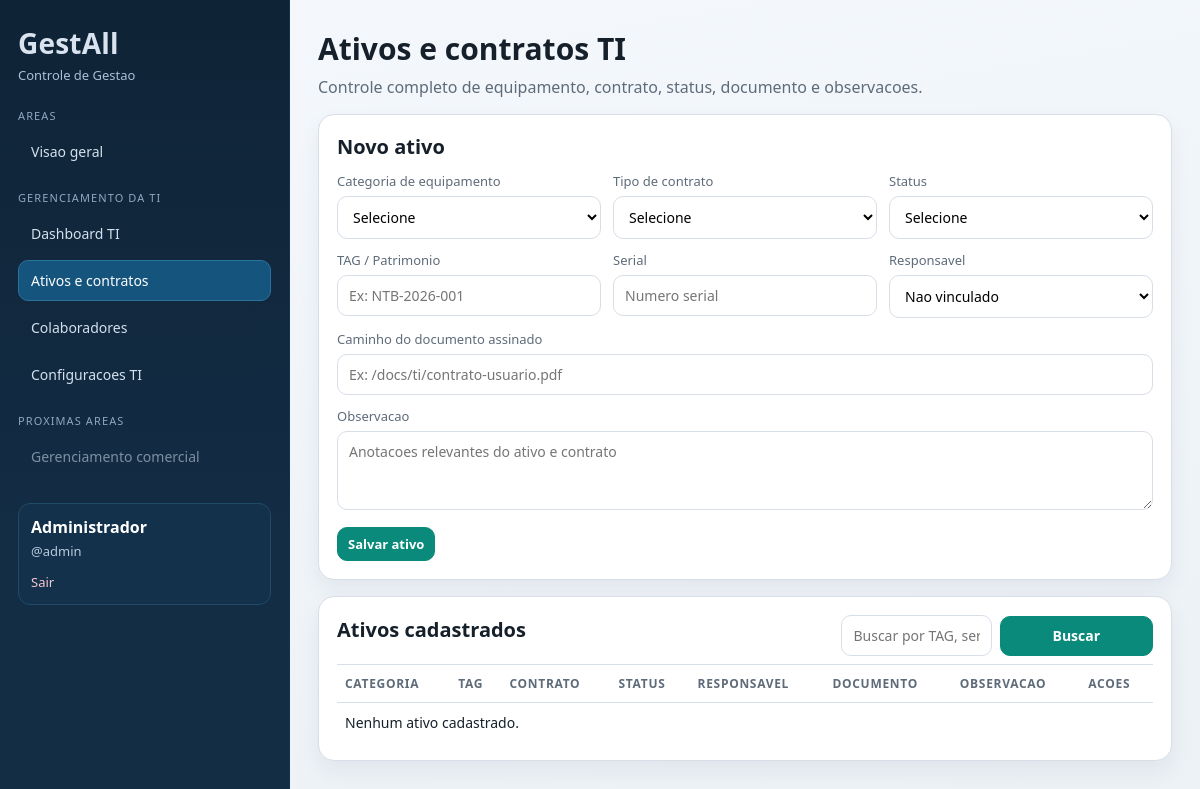
The app's page /index.php?r=ti.assets (signed in), older data.
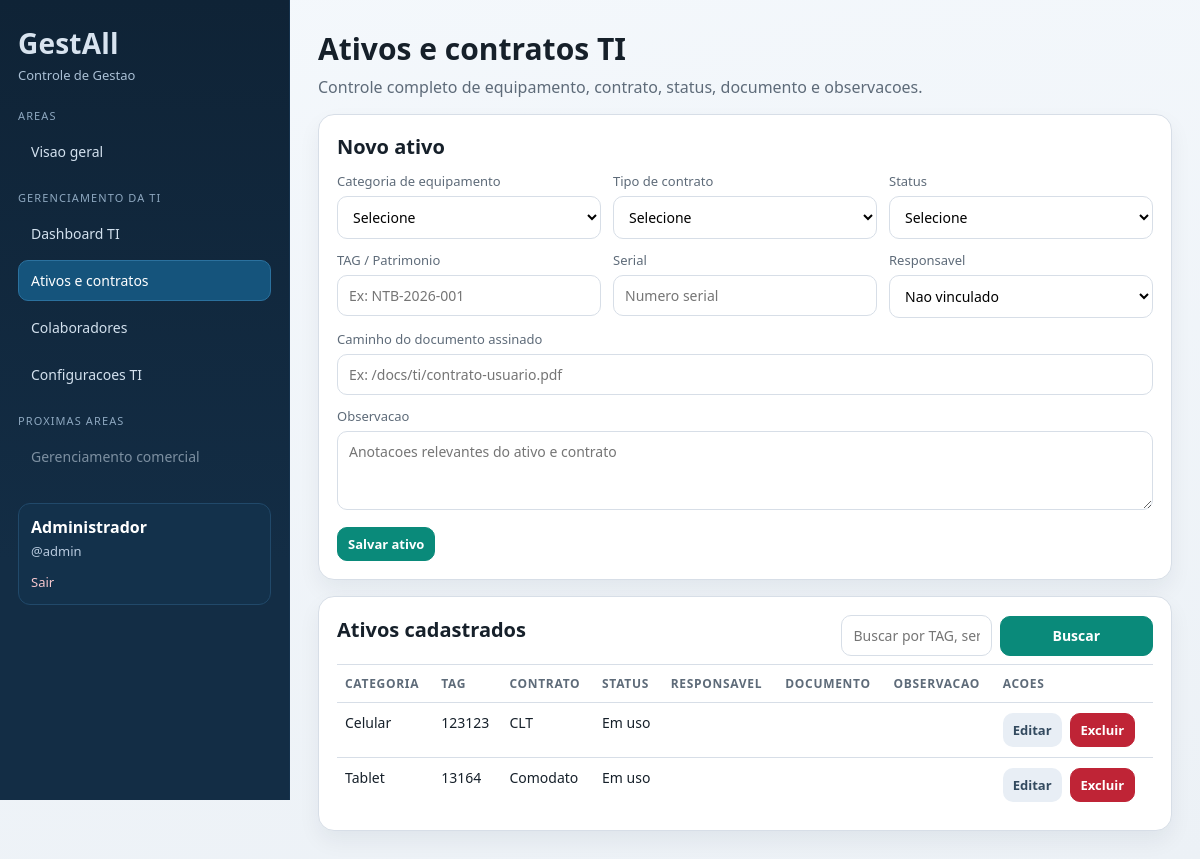
The same page, newer data.
### tables this page shows
CREATE TABLE assets (
                id INTEGER PRIMARY KEY AUTOINCREMENT,
                type TEXT NOT NULL,
                tag TEXT NOT NULL UNIQUE,
                serial_number TEXT,
                status TEXT NOT NULL,
                notes TEXT,
                document_path TEXT,
                staff_id INTEGER,
                created_at TEXT NOT NULL DEFAULT CURRENT_TIMESTAMP,
                updated_at TEXT, category_id INTEGER, contract_type_id INTEGER, status_id INTEGER, observation TEXT,
                FOREIGN KEY (staff_id) REFERENCES staff(id) ON DELETE SET NULL
            );

CREATE TABLE equipment_categories (
                id INTEGER PRIMARY KEY AUTOINCREMENT,
                name TEXT NOT NULL UNIQUE,
                created_at TEXT NOT NULL DEFAULT CURRENT_TIMESTAMP
            );

CREATE TABLE contract_types (
                id INTEGER PRIMARY KEY AUTOINCREMENT,
                name TEXT NOT NULL UNIQUE,
                created_at TEXT NOT NULL DEFAULT CURRENT_TIMESTAMP
            );

CREATE TABLE asset_statuses (
                id INTEGER PRIMARY KEY AUTOINCREMENT,
                name TEXT NOT NULL UNIQUE,
                sort_order INTEGER NOT NULL DEFAULT 100,
                created_at TEXT NOT NULL DEFAULT CURRENT_TIMESTAMP
            );

### app/Core/View.php (called while the page is built, shortened)
<?php
final class View
{
    public static function render(string $view, array $data = []): void
    {
        extract($data, EXTR_SKIP);
        $viewFile = __DIR__ . '/../Views/' . $view . '.php';
        require __DIR__ . '/../Views/partials/header.php';
        require $viewFile;
        require __DIR__ . '/../Views/partials/footer.php';
    }
}

### app/Controllers/AssetController.php (called while the page is built, shortened)
<?php
final class AssetController
{
    public function index(): void
    {
        $search = trim($_GET['q'] ?? '');
        $editId = (int) ($_GET['edit'] ?? 0);
        $editingAsset = $editId > 0 ? $this->assets->findById($editId) : null;
        View::render('assets/index', [
            'title' => 'Ativos e Contratos TI',
            'currentRoute' => 'ti.assets',
            'assets' => $this->assets->list($search),
            'staff' => $this->staff->all(),
            'categories' => $this->lookups->categories(),
            'contractTypes' => $this->lookups->contractTypes(),
            'statuses' => $this->lookups->statuses(),
            'search' => $search,
            'error' => $_GET['error'] ?? null,
            'success' => $_GET['ok'] ?? null,
            'editingAsset' => $editingAsset,
        ]);
    }
}

### app/Core/Auth.php (called while the page is built, shortened)
<?php
final class Auth
{
    public static function user(): ?array
    {
        return $_SESSION['user'] ?? null;
    }
}

### app/Repositories/AssetRepository.php (called while the page is built, shortened)
<?php
final class AssetRepository
{
    public function list(string $search = ''): array
    {
        $sql =
            'SELECT a.*, s.name AS staff_name,
                    c.name AS category_name,
                    ct.name AS contract_type_name,
                    st.name AS status_name
             FROM assets a
             LEFT JOIN staff s ON s.id = a.staff_id
             LEFT JOIN equipment_categories c ON c.id = a.category_id
             LEFT JOIN contract_types ct ON ct.id = a.contract_type_id
             LEFT JOIN asset_statuses st ON st.id = a.status_id';
        if ($search === '') {
            $stmt = $this->pdo->query($sql . ' ORDER BY a.created_at DESC');
            return $stmt->fetchAll();
        }
        $stmt = $this->pdo->prepare(
            $sql . ' WHERE a.tag LIKE :q
                      OR a.serial_number LIKE :q
                      OR COALESCE(c.name, a.type) LIKE :q
                      OR COALESCE(st.name, a.status) LIKE :q
                      OR COALESCE(ct.name, \'\') LIKE :q
                      OR COALESCE(s.name, \'\') LIKE :q
                      ORDER BY a.created_at DESC'
        );
        $stmt->execute([':q' => '%' . $search . '%']);
        return $stmt->fetchAll();
    }
}

### app/Views/assets/index.php (the view, shortened to what this page needs)
<section class="page-head">
    <h1>Ativos e contratos TI</h1>
    <p>Controle completo de equipamento, contrato, status, documento e observacoes.</p>
</section>
<section class="card">
    <h2><?= $editingAsset ? 'Editar ativo' : 'Novo ativo' ?></h2>
    <form method="post" action="index.php?r=<?= $editingAsset ? 'ti.assets.update' : 'ti.assets.store' ?>" class="form-grid three">
        <div>
            <label>Categoria de equipamento</label>
            <select name="category_id" required>
                <option value="">Selecione</option>
            </select>
        </div>
        <div>
            <label>Tipo de contrato</label>
            <select name="contract_type_id" required>
                <option value="">Selecione</option>
            </select>
        </div>
        <div>
            <label>Status</label>
            <select name="status_id" required>
                <option value="">Selecione</option>
            </select>
        </div>
        <div>
            <label>TAG / Patrimonio</label>
            <input type="text" name="tag" placeholder="Ex: NTB-2026-001" value="<?= htmlspecialchars((string) ($editingAsset['tag'] ?? '')) ?>" required>
        </div>
        <div>
            <label>Serial</label>
            <input type="text" name="serial_number" placeholder="Numero serial" value="<?= htmlspecialchars((string) ($editingAsset['serial_number'] ?? '')) ?>">
        </div>
        <div>
            <label>Responsavel</label>
            <select name="staff_id">
                <option value="">Nao vinculado</option>
            </select>
        </div>
        <div class="full">
            <label>Caminho do documento assinado</label>
            <input
                type="text"
                name="document_path"
                placeholder="Ex: /docs/ti/contrato-usuario.pdf"
                value="<?= htmlspecialchars((string) ($editingAsset['document_path'] ?? '')) ?>"
            >
        </div>
        <div class="full">
            <label>Observacao</label>
            <textarea name="observation" rows="3" placeholder="Anotacoes relevantes do ativo e contrato"><?= htmlspecialchars((string) ($editingAsset['observation'] ?? $editingAsset['notes'] ?? '')) ?></textarea>
        </div>
        <div class="actions-inline full">
            <button type="submit"><?= $editingAsset ? 'Atualizar ativo' : 'Salvar ativo' ?></button>
        </div>
    </form>
</section>
<section class="card">
    <div class="table-head">
        <h2>Ativos cadastrados</h2>
        <form method="get" action="index.php" class="search-form">
            <input type="text" name="q" value="<?= htmlspecialchars($search) ?>" placeholder="Buscar por TAG, serial, categoria, status, contrato...">
            <button type="submit">Buscar</button>
        </form>
    </div>
    <div class="table-wrap">
        <table>
            <thead>
                <tr>
                    <th>Categoria</th>
                    <th>TAG</th>
                    <th>Contrato</th>
                    <th>Status</th>
                    <th>Responsavel</th>
                    <th>Documento</th>
                    <th>Observacao</th>
                    <th>Acoes</th>
                </tr>
            </thead>
            <tbody>
                <?php foreach ($assets as $asset): ?>
                    <tr>
                        <td><?= htmlspecialchars((string) ($asset['category_name'] ?? $asset['type'])) ?></td>
                        <td><?= htmlspecialchars((string) $asset['tag']) ?></td>
                        <td><?= htmlspecialchars((string) ($asset['contract_type_name'] ?? '')) ?></td>
                        <td><?= htmlspecialchars((string) ($asset['status_name'] ?? $asset['status'])) ?></td>
                        <td><?= htmlspecialchars((string) ($asset['staff_name'] ?? '')) ?></td>
                        <td class="break-line"><?= htmlspecialchars((string) $asset['document_path']) ?></td>
                        <td><?= htmlspecialchars((string) ($asset['observation'] ?? $asset['notes'] ?? '')) ?></td>
                        <td>
                            <div class="actions-inline">
                                <a class="btn btn-muted" href="index.php?r=ti.assets&edit=<?= (int) $asset['id'] ?>">Editar</a>
                                <form method="post" action="index.php?r=ti.assets.delete" onsubmit="return confirm('Deseja excluir este ativo?');">
                                    <button class="btn-danger" type="submit">Excluir</button>
                                </form>
                            </div>
                        </td>
                    </tr>
                <?php endforeach; ?>
                <?php if (empty($assets)): ?>
                    <tr><td colspan="8">Nenhum ativo cadastrado.</td></tr>
                <?php endif; ?>
            </tbody>
        </table>
    </div>
</section>

### index.php (shortened to what this page needs)
<?php
$config = require __DIR__ . '/config/app.php';
$pdo = Database::getConnection($config);
$staffRepo = new StaffRepository($pdo);
$lookupRepo = new LookupRepository($pdo);
$assetRepo = new AssetRepository($pdo);
$assetController = new AssetController($assetRepo, $staffRepo, $lookupRepo);
$route = $_GET['r'] ?? 'areas';
switch ($route) {
    case 'ti.assets':
        $assetController->index();
        break;
}

### app/Views/partials/header.php (shortened to what this page needs)
<?php
$currentRoute = $currentRoute ?? ($_GET['r'] ?? 'areas');
$user = Auth::user();
$hideMenu = $hideMenu ?? false;
?>
<!doctype html>
<html lang="pt-BR">
<head>
    <link rel="stylesheet" href="assets/style.css">
</head>
<body>
<div class="layout">
    <?php if (!$hideMenu): ?>
        <aside class="sidebar" id="sidebar">
            <div class="brand-block">
                <p class="brand-title">GestAll</p>
                <p class="brand-subtitle">Controle de Gestao</p>
            </div>
            <div class="nav-section">
                <p class="section-title">Areas</p>
                <a class="nav-link <?= $currentRoute === 'areas' ? 'active' : '' ?>" href="index.php?r=areas">Visao geral</a>
            </div>
            <div class="nav-section">
                <p class="section-title">Gerenciamento da TI</p>
                <a class="nav-link <?= $currentRoute === 'ti.dashboard' ? 'active' : '' ?>" href="index.php?r=ti.dashboard">Dashboard TI</a>
                <a class="nav-link <?= $currentRoute === 'ti.assets' ? 'active' : '' ?>" href="index.php?r=ti.assets">Ativos e contratos</a>
                <a class="nav-link <?= $currentRoute === 'ti.staff' ? 'active' : '' ?>" href="index.php?r=ti.staff">Colaboradores</a>
                <a class="nav-link <?= $currentRoute === 'ti.settings' ? 'active' : '' ?>" href="index.php?r=ti.settings">Configuracoes TI</a>
            </div>
            <div class="nav-section muted">
                <p class="section-title">Proximas areas</p>
                <span class="nav-link disabled">Gerenciamento comercial</span>
            </div>
            <?php if ($user): ?>
                <div class="user-box">
                    <p class="user-name"><?= htmlspecialchars($user['name']) ?></p>
                    <p class="user-login">@<?= htmlspecialchars($user['username']) ?></p>
                    <a class="logout-link" href="index.php?r=logout">Sair</a>
                </div>
            <?php endif; ?>
        </aside>
    <?php endif; ?>
    <main class="content">

### app/Views/partials/footer.php (shortened to what this page needs)
    </main>
</div>
</body>
</html>

### assets/style.css (style rules this page uses)
:root { --bg: #eef2f7; --bg-alt: #f8fafc; --ink: #16202a; --muted: #5e6b79; --line: #d7dee7; --card: #ffffff; --primary: #0a8a7a; --primary-dark: #076a5e; --primary-soft: #e8f7f4; --danger: #bf2436; --ok: #117a46; --warning: #b06a00; --sidebar: #0f2336; --sidebar-soft: #183954; }
* { box-sizing: border-box; }
body { margin: 0; color: var(--ink); background: linear-gradient(170deg, #f4f8fc 0%, #ecf1f6 100%); font-family: "Trebuchet MS", "Segoe UI", Tahoma, sans-serif; }
a { color: var(--primary-dark); }
.layout { min-height: 100vh; display: grid; grid-template-columns: 290px 1fr; }
.sidebar { background: linear-gradient(180deg, var(--sidebar) 0%, #132d45 70%); color: #d8e3ef; padding: 24px 18px; border-right: 1px solid #15324d; position: sticky; top: 0; height: 100vh; overflow-y: auto; }
.brand-block { margin-bottom: 24px; }
.brand-title { margin: 0; font-size: 28px; font-weight: 700; letter-spacing: 0.2px; }
.brand-subtitle { margin: 4px 0 0; color: #aac0d5; font-size: 13px; }
.nav-section { margin-bottom: 18px; }
.section-title { margin: 0 0 8px; font-size: 11px; text-transform: uppercase; letter-spacing: 1.1px; color: #8ea8c0; }
.nav-link { display: block; text-decoration: none; color: #d3e1ee; font-size: 14px; border: 1px solid transparent; border-radius: 10px; padding: 10px 12px; margin-bottom: 6px; background: transparent; }
.nav-link.active { color: #ffffff; background: #15547c; border-color: #2b719e; }
.nav-link.disabled { opacity: 0.55; cursor: not-allowed; }
.user-box { margin-top: 26px; border: 1px solid #21496a; border-radius: 12px; padding: 12px; background: #13314b; }
.user-name { margin: 0; color: #ffffff; font-weight: 700; }
.user-login { margin: 4px 0 10px; font-size: 13px; color: #b8cade; }
.logout-link { color: #f7c8ce; text-decoration: none; font-size: 13px; }
.content { padding: 28px; }
.page-head h1 { margin: 0; font-size: 30px; }
.page-head p { margin: 7px 0 0; color: var(--muted); }
.card { border: 1px solid var(--line); background: var(--card); border-radius: 16px; padding: 18px; box-shadow: 0 10px 22px rgba(15, 34, 54, 0.06); margin-top: 16px; }
.card h2 { margin: 0 0 12px; font-size: 20px; }
.form-grid { display: grid; gap: 12px; }
.form-grid.three { grid-template-columns: repeat(auto-fit, minmax(220px, 1fr)); }
.full { grid-column: 1 / -1; }
label { display: block; margin-bottom: 6px; font-size: 13px; color: var(--muted); }
input, select, textarea, button { width: 100%; border-radius: 10px; border: 1px solid var(--line); padding: 10px 11px; font-size: 14px; font-family: inherit; background: #fff; }
textarea { resize: vertical; }
button, .btn { background: var(--primary); border-color: var(--primary); color: #fff; text-decoration: none; cursor: pointer; display: inline-flex; align-items: center; justify-content: center; min-height: 40px; border-radius: 10px; padding: 0 14px; font-weight: 700; }
.table-head { display: flex; justify-content: space-between; align-items: center; gap: 12px; }
.search-form { display: flex; align-items: center; gap: 8px; }
.table-wrap { overflow: auto; margin-top: 8px; }
table { width: 100%; border-collapse: collapse; min-width: 760px; }
th, td { border-top: 1px solid var(--line); text-align: left; padding: 10px 8px; vertical-align: top; font-size: 14px; }
th { font-size: 12px; letter-spacing: 0.7px; color: var(--muted); text-transform: uppercase; }
.break-line { word-break: break-all; }
.actions-inline { display: flex; gap: 8px; align-items: center; flex-wrap: wrap; }
.actions-inline form { margin: 0; }
.actions-inline .btn, .actions-inline button { width: auto; min-height: 34px; padding: 6px 10px; font-size: 13px; }
.btn-muted { background: #e8eef5; border-color: #d1dde9; color: #334a5f; }
.btn-danger { background: var(--danger); border-color: var(--danger); color: #fff; }
.muted { color: var(--muted); }

Row changes from the older to the newer data that the page shows:
added assets: equipment_categories.name "Celular", tag "123123", contract_type.name "CLT", asset_statuses.name "Em uso"
added assets: equipment_categories.name "Tablet", tag "13164", contract_type.name "Comodato", asset_statuses.name "Em uso"
Text that changed along with them:
text no longer shown: "Nenhum ativo cadastrado."
